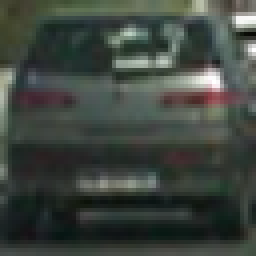
#> input picture vehicle_detection/training/vehicles/GTI_Far/image0315.png, 64 x 64 px (shown 4 times larger)
$ python -i vehicle_detection.py   (imports and definitions only)
#> lines starting #> are read from the running program, lines starting #| are printed output that depends on the picture
### vehicle_detection/clogger.py
import logging

BLACK, RED, GREEN, YELLOW, BLUE, MAGENTA, CYAN, WHITE = range(8)

#The background is set with 40 plus the number of the color, and the foreground with 30

#These are the sequences need to get colored ouput
RESET_SEQ = "\033[0m"
COLOR_SEQ = "\033[1;%dm"
BOLD_SEQ = "\033[1m"

def formatter_message(message, use_color = True):
    if use_color:
        message = message.replace("$RESET", RESET_SEQ).replace("$BOLD", BOLD_SEQ)
    else:
        message = message.replace("$RESET", "").replace("$BOLD", "")
    return message

COLORS = {
    'WARNING': YELLOW,
    'INFO': WHITE,
    'DEBUG': BLUE,
    'CRITICAL': YELLOW,
    'ERROR': RED
}

class ColoredFormatter(logging.Formatter):
    def __init__(self, msg, use_color = True):
        logging.Formatter.__init__(self, msg)
        self.use_color = use_color

    # [6 lines left out: function format, not called in this run]

# Custom logger class with multiple destinations
class ColoredLogger(logging.Logger):
    FORMAT = "[$BOLD%(name)-20s$RESET][%(levelname)-18s]  %(message)s ($BOLD%(filename)s$RESET:%(lineno)d)"
    COLOR_FORMAT = formatter_message(FORMAT, True)
    def __init__(self, name):
        logging.Logger.__init__(self, name, logging.DEBUG)

        color_formatter = ColoredFormatter(self.COLOR_FORMAT)

        console = logging.StreamHandler()
        console.setFormatter(color_formatter)

        self.addHandler(console)
        return

logging.setLoggerClass(ColoredLogger)
logger = logging.getLogger(__name__)
logger.setLevel(logging.INFO)

### vehicle_detection/vehicle_detection.py
import numpy as np
import matplotlib
import matplotlib.pyplot as plt
import matplotlib.image as mpimg
import cv2
from skimage.feature import hog
from sklearn.preprocessing import StandardScaler
from sklearn.model_selection import train_test_split
from sklearn import svm
from sklearn import tree
from sklearn.metrics import confusion_matrix
from sklearn.externals import joblib
from sklearn.utils import shuffle
from scipy.ndimage.measurements import label
import time
import argparse
from moviepy.editor import VideoFileClip
import matplotlib.image as mpimg

from clogger import *

# [1 line not run here, left out]

import glob
class Frames:
    def __init__(self, num_frames):
        self._initialized = False
        self._num_frames = num_frames
        self._current_frame = 0
        self._prev_bboxes = []

    def init(self, img):
        self._heatmap = np.zeros_like(img)

    # [5 lines left out: function _add_heat, not called in this run]

    def _apply_threshold(self, threshold):
        self._heatmap[self._heatmap < threshold] = 0
        return self._heatmap

    def get_heatmap(self):
        return self._heatmap

    # [35 lines left out: function get_labels, not called in this run]

frames = Frames(14)


# [6 lines left out: function read_image, not called in this run]

def overlay_image(img1, img2):
    img1[0:img2.shape[0], 0:img2.shape[1]] = img2[:, :]
    return img1

def color_hist(img, nbins=32, bins_range=(0, 256)):
    logger.debug("Performing Color histogram")
    channel1_hist = np.histogram(img[:, :, 0], bins=nbins, range=bins_range)[0]
    channel2_hist = np.histogram(img[:, :, 1], bins=nbins, range=bins_range)[0]
    channel3_hist = np.histogram(img[:, :, 2], bins=nbins, range=bins_range)[0]

    hist_features = np.concatenate((channel1_hist, channel2_hist, channel3_hist))

    return hist_features

def extract_channel(img, channel):
    return img[:, :, channel]

def change_colorspace(img, color_space='RGB'):
    logger.debug("Performing Spatial Binning")
    color_space_img = None
    if color_space != 'RGB':
        if color_space == 'HSV':
            color_space_img = cv2.cvtColor(img, cv2.COLOR_RGB2HSV)
        elif color_space == 'LUV':
            color_space_img = cv2.cvtColor(img, cv2.COLOR_RGB2LUV)
        elif color_space == 'HLS':
            color_space_img = cv2.cvtColor(img, cv2.COLOR_RGB2HLS)
        elif color_space == 'YUV':
            color_space_img = cv2.cvtColor(img, cv2.COLOR_RGB2YUV)
        elif color_space == 'YCrCb':
            color_space_img = cv2.cvtColor(img, cv2.COLOR_RGB2YCrCb)
    else:
        raise Exception("Invalid colorspace specified")

    # Return the features
    return color_space_img

# Define a function to compute binned color features
def bin_spatial(img, size=(32, 32)):
    # Use cv2.resize().ravel() to create the feature vector
    features = cv2.resize(img, size).ravel()
    # Return the feature vector
    return features

def extract_hog_features(img, pix_per_cell=8, cell_per_block=2, orient=8, feature_vec=True):
    logger.debug("Extract hog features")
    features, hog_image = hog(img, orientations=orient, pixels_per_cell=(pix_per_cell, pix_per_cell),
                              cells_per_block=(cell_per_block, cell_per_block), visualise=True, feature_vector=feature_vec)

    return features, hog_image

# [7 lines left out: function create_final_feature_vector, not called in this run]

def extract_feature_from_image(img, spatial_size=(16, 16),
                     hist_bins=16, hist_range=(0, 256), hog_feature=None, hog_feature_vec=True):
    color_space = "HLS"
    orient = 8
    pix_per_cell = 4
    cell_per_block = 2

    img = change_colorspace(img, color_space)
    spatial_features = bin_spatial(img, spatial_size)
    hist_features = color_hist(img, nbins=hist_bins, bins_range=hist_range)
    hog_images = []

    if hog_feature is None:
        hog_feature = []
        for i in range(img.shape[2]):
            hf, hog_image = extract_hog_features(extract_channel(img, channel=i), orient=orient, pix_per_cell=pix_per_cell, cell_per_block=cell_per_block, feature_vec=hog_feature_vec)
            hog_images.append(hog_image)
            hog_feature.extend(hf)

    # Create the Final Feature Vector
    final_feature_vector = np.concatenate((spatial_features, hist_features, hog_feature))
    return final_feature_vector, hog_images

# Define a function to extract features from a list of images
# Have this function call bin_spatial() and color_hist()
# [127 lines left out: functions extract_features, train_model, create_training_data, visualize_training_data, draw_boxes, generate_sliding_windows, not called in this run]

model_clf = None
decision_tree_clf = None
counter = 0

# [91 lines left out: functions prediction_pipeline, detection_on_video, argument_parser, main, not called in this run]

# [2 lines not run here, left out]

>>> import cv2
>>> picture = cv2.imread('training/vehicles/GTI_Far/image0315.png')
#> picture is the input picture: shape (64, 64, 3); mean B, G, R 63.1, 69.6, 62.7
>>> result = extract_feature_from_image(picture)
#> in change_colorspace, `color_space_img = cv2.cvtColor(img, cv2.COLOR_RGB2HLS)`: color_space_img: shape (64, 64, 3); mean of channels 0, 1, 2 58.8, 65.4, 26.5
#> in bin_spatial, `features = cv2.resize(img, size).ravel()`: features = 768 values, max 212 at index 280, min 2 at index 641, mean 50.44
#> in extract_feature_from_image, `spatial_features = bin_spatial(img, spatial_size)`: spatial_features has the same summary as features in bin_spatial
#> in color_hist, `channel1_hist = np.histogram(img[:, :, 0], bins=nbins, range=bins_rang..`: channel1_hist = [77, 278, 1214, 1060, 795, 302, 116, 145, 79, 21, 9, 0, 0, 0, 0, 0]
#> in color_hist, `channel2_hist = np.histogram(img[:, :, 1], bins=nbins, range=bins_rang..`: channel2_hist = [10, 470, 858, 956, 729, 474, 279, 124, 55, 45, 35, 22, 10, 6, 6, 17]
#> in color_hist, `channel3_hist = np.histogram(img[:, :, 2], bins=nbins, range=bins_rang..`: channel3_hist = [1147, 1771, 758, 261, 90, 41, 15, 6, 6, 0, 1, 0, 0, 0, 0, 0]
#> in color_hist, `hist_features = np.concatenate((channel1_hist, channel2_hist, channel3..`: hist_features = 48 values, max 1771 at index 33, min 0 at index 11, mean 256
#> the loop in extract_feature_from_image, `for i in range(img.shape[2]):` made 3 passes
#> pass 1, in extract_feature_from_image, `hf, hog_image = extract_hog_features(extract_channel(img, channel=i), ..`:
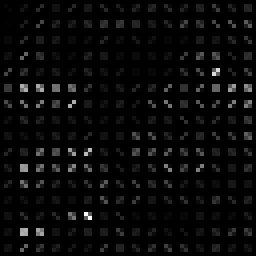
#> hog_image: shape (64, 64) float64 (shown 4 times larger); min 0, max 67.47, mean 2.4; drawn with min black and max white
#> pass 2, in extract_feature_from_image, `hf, hog_image = extract_hog_features(extract_channel(img, channel=i), ..`:
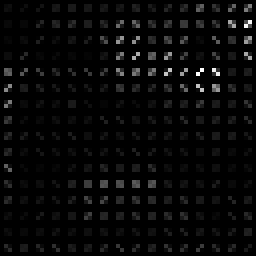
#> hog_image: shape (64, 64) float64 (shown 4 times larger); min 0, max 91.74, mean 2.8; drawn with min black and max white
#> pass 3, in extract_feature_from_image, `hf, hog_image = extract_hog_features(extract_channel(img, channel=i), ..`:
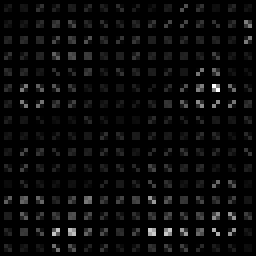
#> hog_image: shape (64, 64) float64 (shown 4 times larger); min 0, max 50.25, mean 1.9; drawn with min black and max white
#> after the loop in extract_feature_from_image, `for i in range(img.shape[2]):`: hog_feature = 21600 items; hog_images = 3 items

$ run again, on vehicle_detection/training/vehicles/GTI_Left/image0163.png
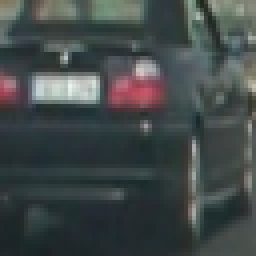
#> input picture vehicle_detection/training/vehicles/GTI_Left/image0163.png, 64 x 64 px (shown 4 times larger)
#> picture is the input picture: shape (64, 64, 3); mean B, G, R 73, 73.1, 66.1
#> color_space_img: shape (64, 64, 3); mean of channels 0, 1, 2 40.4, 70.2, 29.3
#> features = 768 values, max 227 at index 253, min 3 at index 203, mean 46.62
#> spatial_features has the same summary as features in bin_spatial
#> channel1_hist = [108, 2147, 957, 291, 184, 91, 76, 137, 77, 14, 12, 2, 0, 0, 0, 0]
#> channel2_hist = [0, 0, 1111, 1179, 684, 344, 298, 202, 123, 35, 36, 27, 42, 10, 5, 0]
#> channel3_hist = [880, 1463, 1377, 282, 41, 27, 20, 6, 0, 0, 0, 0, 0, 0, 0, 0]
#> in color_hist, `hist_features = np.concatenate((channel1_hist, channel2_hist, channel3..`: hist_features = 48 values, max 2147 at index 1, min 0 at index 12, mean 256
#> the loop in extract_feature_from_image, `for i in range(img.shape[2]):` made 3 passes
#> pass 1, in extract_feature_from_image, `hf, hog_image = extract_hog_features(extract_channel(img, channel=i), ..`:
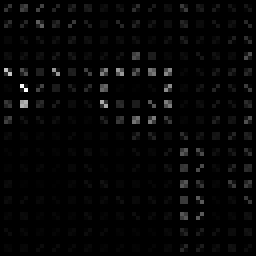
#> hog_image: shape (64, 64) float64 (shown 4 times larger); min 0, max 86.22, mean 1.9; drawn with min black and max white
#> pass 3, in extract_feature_from_image, `hf, hog_image = extract_hog_features(extract_channel(img, channel=i), ..`:
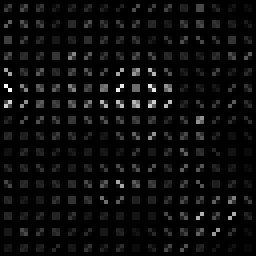
#> hog_image: shape (64, 64) float64 (shown 4 times larger); min 0, max 33.22, mean 1.5; drawn with min black and max white
#> after the loop in extract_feature_from_image, `for i in range(img.shape[2]):`: hog_feature = 21600 items; hog_images = 3 items

$ run again, on vehicle_detection/training/vehicles/GTI_Left/image0208.png
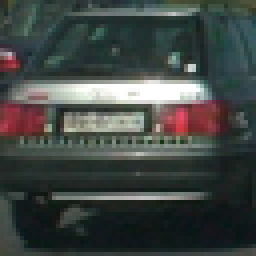
#> input picture vehicle_detection/training/vehicles/GTI_Left/image0208.png, 64 x 64 px (shown 4 times larger)
#> picture is the input picture: shape (64, 64, 3); mean B, G, R 67.7, 70.8, 65.1
#> color_space_img: shape (64, 64, 3); mean of channels 0, 1, 2 49.4, 67.9, 40.4
#> features = 768 values, max 255 at index 262, min 0 at index 261, mean 52.62
#> spatial_features has the same summary as features in bin_spatial
#> channel1_hist = [139, 897, 1659, 500, 297, 191, 88, 278, 22, 10, 14, 1, 0, 0, 0, 0]
#> channel2_hist = [6, 825, 899, 812, 549, 256, 163, 139, 82, 73, 57, 66, 20, 35, 23, 91]
#> channel3_hist = [630, 1145, 1073, 643, 264, 128, 97, 62, 28, 10, 3, 2, 2, 0, 0, 9]
#> in color_hist, `hist_features = np.concatenate((channel1_hist, channel2_hist, channel3..`: hist_features = 48 values, max 1659 at index 2, min 0 at index 12, mean 256
#> the loop in extract_feature_from_image, `for i in range(img.shape[2]):` made 3 passes
#> pass 1, in extract_feature_from_image, `hf, hog_image = extract_hog_features(extract_channel(img, channel=i), ..`:
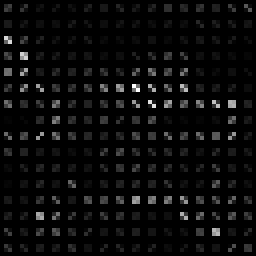
#> hog_image: shape (64, 64) float64 (shown 4 times larger); min 0, max 62.93, mean 2.7; drawn with min black and max white
#> pass 3, in extract_feature_from_image, `hf, hog_image = extract_hog_features(extract_channel(img, channel=i), ..`:
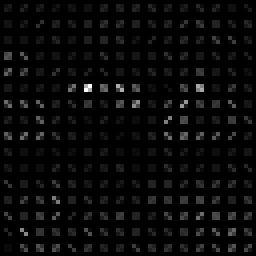
#> hog_image: shape (64, 64) float64 (shown 4 times larger); min 0, max 97.28, mean 3.4; drawn with min black and max white
#> after the loop in extract_feature_from_image, `for i in range(img.shape[2]):`: hog_feature = 21600 items; hog_images = 3 items

$ run again, on vehicle_detection/training/vehicles/GTI_MiddleClose/image0068.png
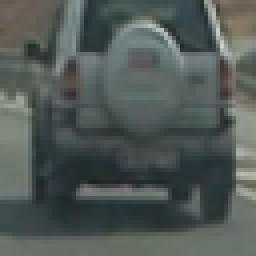
#> input picture vehicle_detection/training/vehicles/GTI_MiddleClose/image0068.png, 64 x 64 px (shown 4 times larger)
#> picture is the input picture: shape (64, 64, 3); mean B, G, R 86.1, 90, 81.1
#> color_space_img: shape (64, 64, 3); mean of channels 0, 1, 2 46.7, 85.2, 20.1
#> features = 768 values, max 158 at index 76, min 6 at index 218, mean 50.6
#> spatial_features has the same summary as features in bin_spatial
#> channel1_hist = [10, 1162, 1515, 539, 447, 147, 246, 21, 7, 2, 0, 0, 0, 0, 0, 0]
#> channel2_hist = [0, 0, 398, 745, 637, 767, 853, 420, 156, 81, 24, 11, 3, 1, 0, 0]
#> channel3_hist = [1778, 1667, 616, 35, 0, 0, 0, 0, 0, 0, 0, 0, 0, 0, 0, 0]
#> in color_hist, `hist_features = np.concatenate((channel1_hist, channel2_hist, channel3..`: hist_features = 48 values, max 1778 at index 32, min 0 at index 10, mean 256
#> the loop in extract_feature_from_image, `for i in range(img.shape[2]):` made 3 passes
#> pass 1, in extract_feature_from_image, `hf, hog_image = extract_hog_features(extract_channel(img, channel=i), ..`:
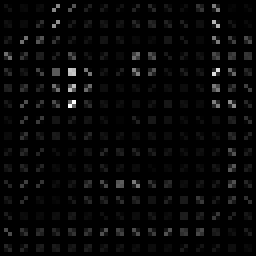
#> hog_image: shape (64, 64) float64 (shown 4 times larger); min 0, max 46.04, mean 1.3; drawn with min black and max white
#> pass 3, in extract_feature_from_image, `hf, hog_image = extract_hog_features(extract_channel(img, channel=i), ..`:
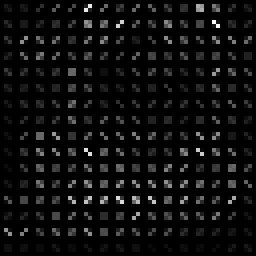
#> hog_image: shape (64, 64) float64 (shown 4 times larger); min 0, max 18.86, mean 1.01; drawn with min black and max white
#> after the loop in extract_feature_from_image, `for i in range(img.shape[2]):`: hog_feature = 21600 items; hog_images = 3 items
